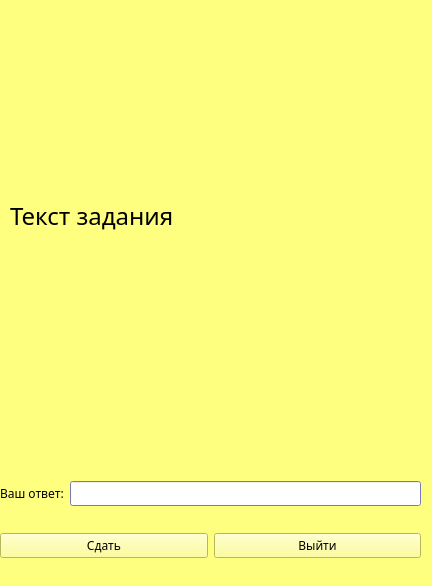
<?xml version="1.0" encoding="UTF-8"?>
<ui version="4.0">
 <class>TaskForm</class>
 <widget class="QWidget" name="TaskForm">
  <property name="geometry">
   <rect>
    <x>0</x>
    <y>0</y>
    <width>432</width>
    <height>586</height>
   </rect>
  </property>
  <property name="palette">
   <palette>
    <active>
     <colorrole role="WindowText">
      <brush brushstyle="SolidPattern">
       <color alpha="255">
        <red>0</red>
        <green>0</green>
        <blue>0</blue>
       </color>
      </brush>
     </colorrole>
     <colorrole role="Button">
      <brush brushstyle="SolidPattern">
       <color alpha="255">
        <red>255</red>
        <green>255</green>
        <blue>127</blue>
       </color>
      </brush>
     </colorrole>
     <colorrole role="Light">
      <brush brushstyle="SolidPattern">
       <color alpha="255">
        <red>255</red>
        <green>255</green>
        <blue>254</blue>
       </color>
      </brush>
     </colorrole>
     <colorrole role="Midlight">
      <brush brushstyle="SolidPattern">
       <color alpha="255">
        <red>255</red>
        <green>255</green>
        <blue>190</blue>
       </color>
      </brush>
     </colorrole>
     <colorrole role="Dark">
      <brush brushstyle="SolidPattern">
       <color alpha="255">
        <red>127</red>
        <green>127</green>
        <blue>63</blue>
       </color>
      </brush>
     </colorrole>
     <colorrole role="Mid">
      <brush brushstyle="SolidPattern">
       <color alpha="255">
        <red>170</red>
        <green>170</green>
        <blue>85</blue>
       </color>
      </brush>
     </colorrole>
     <colorrole role="Text">
      <brush brushstyle="SolidPattern">
       <color alpha="255">
        <red>0</red>
        <green>0</green>
        <blue>0</blue>
       </color>
      </brush>
     </colorrole>
     <colorrole role="BrightText">
      <brush brushstyle="SolidPattern">
       <color alpha="255">
        <red>255</red>
        <green>255</green>
        <blue>255</blue>
       </color>
      </brush>
     </colorrole>
     <colorrole role="ButtonText">
      <brush brushstyle="SolidPattern">
       <color alpha="255">
        <red>0</red>
        <green>0</green>
        <blue>0</blue>
       </color>
      </brush>
     </colorrole>
     <colorrole role="Base">
      <brush brushstyle="SolidPattern">
       <color alpha="255">
        <red>255</red>
        <green>255</green>
        <blue>255</blue>
       </color>
      </brush>
     </colorrole>
     <colorrole role="Window">
      <brush brushstyle="SolidPattern">
       <color alpha="255">
        <red>255</red>
        <green>255</green>
        <blue>127</blue>
       </color>
      </brush>
     </colorrole>
     <colorrole role="Shadow">
      <brush brushstyle="SolidPattern">
       <color alpha="255">
        <red>0</red>
        <green>0</green>
        <blue>0</blue>
       </color>
      </brush>
     </colorrole>
     <colorrole role="AlternateBase">
      <brush brushstyle="SolidPattern">
       <color alpha="255">
        <red>255</red>
        <green>255</green>
        <blue>191</blue>
       </color>
      </brush>
     </colorrole>
     <colorrole role="ToolTipBase">
      <brush brushstyle="SolidPattern">
       <color alpha="255">
        <red>255</red>
        <green>255</green>
        <blue>220</blue>
       </color>
      </brush>
     </colorrole>
     <colorrole role="ToolTipText">
      <brush brushstyle="SolidPattern">
       <color alpha="255">
        <red>0</red>
        <green>0</green>
        <blue>0</blue>
       </color>
      </brush>
     </colorrole>
     <colorrole role="PlaceholderText">
      <brush brushstyle="SolidPattern">
       <color alpha="127">
        <red>0</red>
        <green>0</green>
        <blue>0</blue>
       </color>
      </brush>
     </colorrole>
    </active>
    <inactive>
     <colorrole role="WindowText">
      <brush brushstyle="SolidPattern">
       <color alpha="255">
        <red>0</red>
        <green>0</green>
        <blue>0</blue>
       </color>
      </brush>
     </colorrole>
     <colorrole role="Button">
      <brush brushstyle="SolidPattern">
       <color alpha="255">
        <red>255</red>
        <green>255</green>
        <blue>127</blue>
       </color>
      </brush>
     </colorrole>
     <colorrole role="Light">
      <brush brushstyle="SolidPattern">
       <color alpha="255">
        <red>255</red>
        <green>255</green>
        <blue>254</blue>
       </color>
      </brush>
     </colorrole>
     <colorrole role="Midlight">
      <brush brushstyle="SolidPattern">
       <color alpha="255">
        <red>255</red>
        <green>255</green>
        <blue>190</blue>
       </color>
      </brush>
     </colorrole>
     <colorrole role="Dark">
      <brush brushstyle="SolidPattern">
       <color alpha="255">
        <red>127</red>
        <green>127</green>
        <blue>63</blue>
       </color>
      </brush>
     </colorrole>
     <colorrole role="Mid">
      <brush brushstyle="SolidPattern">
       <color alpha="255">
        <red>170</red>
        <green>170</green>
        <blue>85</blue>
       </color>
      </brush>
     </colorrole>
     <colorrole role="Text">
      <brush brushstyle="SolidPattern">
       <color alpha="255">
        <red>0</red>
        <green>0</green>
        <blue>0</blue>
       </color>
      </brush>
     </colorrole>
     <colorrole role="BrightText">
      <brush brushstyle="SolidPattern">
       <color alpha="255">
        <red>255</red>
        <green>255</green>
        <blue>255</blue>
       </color>
      </brush>
     </colorrole>
     <colorrole role="ButtonText">
      <brush brushstyle="SolidPattern">
       <color alpha="255">
        <red>0</red>
        <green>0</green>
        <blue>0</blue>
       </color>
      </brush>
     </colorrole>
     <colorrole role="Base">
      <brush brushstyle="SolidPattern">
       <color alpha="255">
        <red>255</red>
        <green>255</green>
        <blue>255</blue>
       </color>
      </brush>
     </colorrole>
     <colorrole role="Window">
      <brush brushstyle="SolidPattern">
       <color alpha="255">
        <red>255</red>
        <green>255</green>
        <blue>127</blue>
       </color>
      </brush>
     </colorrole>
     <colorrole role="Shadow">
      <brush brushstyle="SolidPattern">
       <color alpha="255">
        <red>0</red>
        <green>0</green>
        <blue>0</blue>
       </color>
      </brush>
     </colorrole>
     <colorrole role="AlternateBase">
      <brush brushstyle="SolidPattern">
       <color alpha="255">
        <red>255</red>
        <green>255</green>
        <blue>191</blue>
       </color>
      </brush>
     </colorrole>
     <colorrole role="ToolTipBase">
      <brush brushstyle="SolidPattern">
       <color alpha="255">
        <red>255</red>
        <green>255</green>
        <blue>220</blue>
       </color>
      </brush>
     </colorrole>
     <colorrole role="ToolTipText">
      <brush brushstyle="SolidPattern">
       <color alpha="255">
        <red>0</red>
        <green>0</green>
        <blue>0</blue>
       </color>
      </brush>
     </colorrole>
     <colorrole role="PlaceholderText">
      <brush brushstyle="SolidPattern">
       <color alpha="127">
        <red>0</red>
        <green>0</green>
        <blue>0</blue>
       </color>
      </brush>
     </colorrole>
    </inactive>
    <disabled>
     <colorrole role="WindowText">
      <brush brushstyle="SolidPattern">
       <color alpha="255">
        <red>127</red>
        <green>127</green>
        <blue>63</blue>
       </color>
      </brush>
     </colorrole>
     <colorrole role="Button">
      <brush brushstyle="SolidPattern">
       <color alpha="255">
        <red>255</red>
        <green>255</green>
        <blue>127</blue>
       </color>
      </brush>
     </colorrole>
     <colorrole role="Light">
      <brush brushstyle="SolidPattern">
       <color alpha="255">
        <red>255</red>
        <green>255</green>
        <blue>254</blue>
       </color>
      </brush>
     </colorrole>
     <colorrole role="Midlight">
      <brush brushstyle="SolidPattern">
       <color alpha="255">
        <red>255</red>
        <green>255</green>
        <blue>190</blue>
       </color>
      </brush>
     </colorrole>
     <colorrole role="Dark">
      <brush brushstyle="SolidPattern">
       <color alpha="255">
        <red>127</red>
        <green>127</green>
        <blue>63</blue>
       </color>
      </brush>
     </colorrole>
     <colorrole role="Mid">
      <brush brushstyle="SolidPattern">
       <color alpha="255">
        <red>170</red>
        <green>170</green>
        <blue>85</blue>
       </color>
      </brush>
     </colorrole>
     <colorrole role="Text">
      <brush brushstyle="SolidPattern">
       <color alpha="255">
        <red>127</red>
        <green>127</green>
        <blue>63</blue>
       </color>
      </brush>
     </colorrole>
     <colorrole role="BrightText">
      <brush brushstyle="SolidPattern">
       <color alpha="255">
        <red>255</red>
        <green>255</green>
        <blue>255</blue>
       </color>
      </brush>
     </colorrole>
     <colorrole role="ButtonText">
      <brush brushstyle="SolidPattern">
       <color alpha="255">
        <red>127</red>
        <green>127</green>
        <blue>63</blue>
       </color>
      </brush>
     </colorrole>
     <colorrole role="Base">
      <brush brushstyle="SolidPattern">
       <color alpha="255">
        <red>255</red>
        <green>255</green>
        <blue>127</blue>
       </color>
      </brush>
     </colorrole>
     <colorrole role="Window">
      <brush brushstyle="SolidPattern">
       <color alpha="255">
        <red>255</red>
        <green>255</green>
        <blue>127</blue>
       </color>
      </brush>
     </colorrole>
     <colorrole role="Shadow">
      <brush brushstyle="SolidPattern">
       <color alpha="255">
        <red>0</red>
        <green>0</green>
        <blue>0</blue>
       </color>
      </brush>
     </colorrole>
     <colorrole role="AlternateBase">
      <brush brushstyle="SolidPattern">
       <color alpha="255">
        <red>255</red>
        <green>255</green>
        <blue>127</blue>
       </color>
      </brush>
     </colorrole>
     <colorrole role="ToolTipBase">
      <brush brushstyle="SolidPattern">
       <color alpha="255">
        <red>255</red>
        <green>255</green>
        <blue>220</blue>
       </color>
      </brush>
     </colorrole>
     <colorrole role="ToolTipText">
      <brush brushstyle="SolidPattern">
       <color alpha="255">
        <red>0</red>
        <green>0</green>
        <blue>0</blue>
       </color>
      </brush>
     </colorrole>
     <colorrole role="PlaceholderText">
      <brush brushstyle="SolidPattern">
       <color alpha="127">
        <red>127</red>
        <green>127</green>
        <blue>63</blue>
       </color>
      </brush>
     </colorrole>
    </disabled>
   </palette>
  </property>
  <property name="font">
   <font>
    <family>Agency FB</family>
   </font>
  </property>
  <property name="windowTitle">
   <string>Form</string>
  </property>
  <widget class="QLabel" name="taskText">
   <property name="geometry">
    <rect>
     <x>10</x>
     <y>10</y>
     <width>561</width>
     <height>411</height>
    </rect>
   </property>
   <property name="font">
    <font>
     <family>Academy Engraved LET</family>
     <pointsize>18</pointsize>
    </font>
   </property>
   <property name="text">
    <string>Текст задания</string>
   </property>
  </widget>
  <widget class="QLabel" name="statusLabel">
   <property name="geometry">
    <rect>
     <x>0</x>
     <y>430</y>
     <width>261</width>
     <height>20</height>
    </rect>
   </property>
   <property name="text">
    <string/>
   </property>
  </widget>
  <widget class="QWidget" name="layoutWidget">
   <property name="geometry">
    <rect>
     <x>0</x>
     <y>460</y>
     <width>421</width>
     <height>121</height>
    </rect>
   </property>
   <layout class="QVBoxLayout" name="verticalLayout">
    <item>
     <layout class="QHBoxLayout" name="horizontalLayout">
      <item>
       <widget class="QLabel" name="YourAnswerlabel">
        <property name="text">
         <string>Ваш ответ:</string>
        </property>
       </widget>
      </item>
      <item>
       <widget class="QLineEdit" name="AnswerLineEdit">
        <property name="palette">
         <palette>
          <active>
           <colorrole role="WindowText">
            <brush brushstyle="SolidPattern">
             <color alpha="255">
              <red>0</red>
              <green>0</green>
              <blue>0</blue>
             </color>
            </brush>
           </colorrole>
           <colorrole role="Button">
            <brush brushstyle="SolidPattern">
             <color alpha="255">
              <red>170</red>
              <green>170</green>
              <blue>255</blue>
             </color>
            </brush>
           </colorrole>
           <colorrole role="Light">
            <brush brushstyle="SolidPattern">
             <color alpha="255">
              <red>255</red>
              <green>255</green>
              <blue>255</blue>
             </color>
            </brush>
           </colorrole>
           <colorrole role="Midlight">
            <brush brushstyle="SolidPattern">
             <color alpha="255">
              <red>212</red>
              <green>212</green>
              <blue>255</blue>
             </color>
            </brush>
           </colorrole>
           <colorrole role="Dark">
            <brush brushstyle="SolidPattern">
             <color alpha="255">
              <red>85</red>
              <green>85</green>
              <blue>127</blue>
             </color>
            </brush>
           </colorrole>
           <colorrole role="Mid">
            <brush brushstyle="SolidPattern">
             <color alpha="255">
              <red>113</red>
              <green>113</green>
              <blue>170</blue>
             </color>
            </brush>
           </colorrole>
           <colorrole role="Text">
            <brush brushstyle="SolidPattern">
             <color alpha="255">
              <red>0</red>
              <green>0</green>
              <blue>0</blue>
             </color>
            </brush>
           </colorrole>
           <colorrole role="BrightText">
            <brush brushstyle="SolidPattern">
             <color alpha="255">
              <red>255</red>
              <green>255</green>
              <blue>255</blue>
             </color>
            </brush>
           </colorrole>
           <colorrole role="ButtonText">
            <brush brushstyle="SolidPattern">
             <color alpha="255">
              <red>0</red>
              <green>0</green>
              <blue>0</blue>
             </color>
            </brush>
           </colorrole>
           <colorrole role="Base">
            <brush brushstyle="SolidPattern">
             <color alpha="255">
              <red>255</red>
              <green>255</green>
              <blue>255</blue>
             </color>
            </brush>
           </colorrole>
           <colorrole role="Window">
            <brush brushstyle="SolidPattern">
             <color alpha="255">
              <red>170</red>
              <green>170</green>
              <blue>255</blue>
             </color>
            </brush>
           </colorrole>
           <colorrole role="Shadow">
            <brush brushstyle="SolidPattern">
             <color alpha="255">
              <red>0</red>
              <green>0</green>
              <blue>0</blue>
             </color>
            </brush>
           </colorrole>
           <colorrole role="AlternateBase">
            <brush brushstyle="SolidPattern">
             <color alpha="255">
              <red>212</red>
              <green>212</green>
              <blue>255</blue>
             </color>
            </brush>
           </colorrole>
           <colorrole role="ToolTipBase">
            <brush brushstyle="SolidPattern">
             <color alpha="255">
              <red>255</red>
              <green>255</green>
              <blue>220</blue>
             </color>
            </brush>
           </colorrole>
           <colorrole role="ToolTipText">
            <brush brushstyle="SolidPattern">
             <color alpha="255">
              <red>0</red>
              <green>0</green>
              <blue>0</blue>
             </color>
            </brush>
           </colorrole>
           <colorrole role="PlaceholderText">
            <brush brushstyle="SolidPattern">
             <color alpha="127">
              <red>0</red>
              <green>0</green>
              <blue>0</blue>
             </color>
            </brush>
           </colorrole>
          </active>
          <inactive>
           <colorrole role="WindowText">
            <brush brushstyle="SolidPattern">
             <color alpha="255">
              <red>0</red>
              <green>0</green>
              <blue>0</blue>
             </color>
            </brush>
           </colorrole>
           <colorrole role="Button">
            <brush brushstyle="SolidPattern">
             <color alpha="255">
              <red>170</red>
              <green>170</green>
              <blue>255</blue>
             </color>
            </brush>
           </colorrole>
           <colorrole role="Light">
            <brush brushstyle="SolidPattern">
             <color alpha="255">
              <red>255</red>
              <green>255</green>
              <blue>255</blue>
             </color>
            </brush>
           </colorrole>
           <colorrole role="Midlight">
            <brush brushstyle="SolidPattern">
             <color alpha="255">
              <red>212</red>
              <green>212</green>
              <blue>255</blue>
             </color>
            </brush>
           </colorrole>
           <colorrole role="Dark">
            <brush brushstyle="SolidPattern">
             <color alpha="255">
              <red>85</red>
              <green>85</green>
              <blue>127</blue>
             </color>
            </brush>
           </colorrole>
           <colorrole role="Mid">
            <brush brushstyle="SolidPattern">
             <color alpha="255">
              <red>113</red>
              <green>113</green>
              <blue>170</blue>
             </color>
            </brush>
           </colorrole>
           <colorrole role="Text">
            <brush brushstyle="SolidPattern">
             <color alpha="255">
              <red>0</red>
              <green>0</green>
              <blue>0</blue>
             </color>
            </brush>
           </colorrole>
           <colorrole role="BrightText">
            <brush brushstyle="SolidPattern">
             <color alpha="255">
              <red>255</red>
              <green>255</green>
              <blue>255</blue>
             </color>
            </brush>
           </colorrole>
           <colorrole role="ButtonText">
            <brush brushstyle="SolidPattern">
             <color alpha="255">
              <red>0</red>
              <green>0</green>
              <blue>0</blue>
             </color>
            </brush>
           </colorrole>
           <colorrole role="Base">
            <brush brushstyle="SolidPattern">
             <color alpha="255">
              <red>255</red>
              <green>255</green>
              <blue>255</blue>
             </color>
            </brush>
           </colorrole>
           <colorrole role="Window">
            <brush brushstyle="SolidPattern">
             <color alpha="255">
              <red>170</red>
              <green>170</green>
              <blue>255</blue>
             </color>
            </brush>
           </colorrole>
           <colorrole role="Shadow">
            <brush brushstyle="SolidPattern">
             <color alpha="255">
              <red>0</red>
              <green>0</green>
              <blue>0</blue>
             </color>
            </brush>
           </colorrole>
           <colorrole role="AlternateBase">
            <brush brushstyle="SolidPattern">
             <color alpha="255">
              <red>212</red>
              <green>212</green>
              <blue>255</blue>
             </color>
            </brush>
           </colorrole>
           <colorrole role="ToolTipBase">
            <brush brushstyle="SolidPattern">
             <color alpha="255">
              <red>255</red>
              <green>255</green>
              <blue>220</blue>
             </color>
            </brush>
           </colorrole>
           <colorrole role="ToolTipText">
            <brush brushstyle="SolidPattern">
             <color alpha="255">
              <red>0</red>
              <green>0</green>
              <blue>0</blue>
             </color>
            </brush>
           </colorrole>
           <colorrole role="PlaceholderText">
            <brush brushstyle="SolidPattern">
             <color alpha="127">
              <red>0</red>
              <green>0</green>
              <blue>0</blue>
             </color>
            </brush>
           </colorrole>
          </inactive>
          <disabled>
           <colorrole role="WindowText">
            <brush brushstyle="SolidPattern">
             <color alpha="255">
              <red>85</red>
              <green>85</green>
              <blue>127</blue>
             </color>
            </brush>
           </colorrole>
           <colorrole role="Button">
            <brush brushstyle="SolidPattern">
             <color alpha="255">
              <red>170</red>
              <green>170</green>
              <blue>255</blue>
             </color>
            </brush>
           </colorrole>
           <colorrole role="Light">
            <brush brushstyle="SolidPattern">
             <color alpha="255">
              <red>255</red>
              <green>255</green>
              <blue>255</blue>
             </color>
            </brush>
           </colorrole>
           <colorrole role="Midlight">
            <brush brushstyle="SolidPattern">
             <color alpha="255">
              <red>212</red>
              <green>212</green>
              <blue>255</blue>
             </color>
            </brush>
           </colorrole>
           <colorrole role="Dark">
            <brush brushstyle="SolidPattern">
             <color alpha="255">
              <red>85</red>
              <green>85</green>
              <blue>127</blue>
             </color>
            </brush>
           </colorrole>
           <colorrole role="Mid">
            <brush brushstyle="SolidPattern">
             <color alpha="255">
              <red>113</red>
              <green>113</green>
              <blue>170</blue>
             </color>
            </brush>
           </colorrole>
           <colorrole role="Text">
            <brush brushstyle="SolidPattern">
             <color alpha="255">
              <red>85</red>
              <green>85</green>
              <blue>127</blue>
             </color>
            </brush>
           </colorrole>
           <colorrole role="BrightText">
            <brush brushstyle="SolidPattern">
             <color alpha="255">
              <red>255</red>
              <green>255</green>
              <blue>255</blue>
             </color>
            </brush>
           </colorrole>
           <colorrole role="ButtonText">
            <brush brushstyle="SolidPattern">
             <color alpha="255">
              <red>85</red>
              <green>85</green>
              <blue>127</blue>
             </color>
            </brush>
           </colorrole>
           <colorrole role="Base">
            <brush brushstyle="SolidPattern">
             <color alpha="255">
              <red>170</red>
              <green>170</green>
              <blue>255</blue>
             </color>
            </brush>
           </colorrole>
           <colorrole role="Window">
            <brush brushstyle="SolidPattern">
             <color alpha="255">
              <red>170</red>
              <green>170</green>
              <blue>255</blue>
             </color>
            </brush>
           </colorrole>
           <colorrole role="Shadow">
            <brush brushstyle="SolidPattern">
             <color alpha="255">
              <red>0</red>
              <green>0</green>
              <blue>0</blue>
             </color>
            </brush>
           </colorrole>
           <colorrole role="AlternateBase">
            <brush brushstyle="SolidPattern">
             <color alpha="255">
              <red>170</red>
              <green>170</green>
              <blue>255</blue>
             </color>
            </brush>
           </colorrole>
           <colorrole role="ToolTipBase">
            <brush brushstyle="SolidPattern">
             <color alpha="255">
              <red>255</red>
              <green>255</green>
              <blue>220</blue>
             </color>
            </brush>
           </colorrole>
           <colorrole role="ToolTipText">
            <brush brushstyle="SolidPattern">
             <color alpha="255">
              <red>0</red>
              <green>0</green>
              <blue>0</blue>
             </color>
            </brush>
           </colorrole>
           <colorrole role="PlaceholderText">
            <brush brushstyle="SolidPattern">
             <color alpha="127">
              <red>85</red>
              <green>85</green>
              <blue>127</blue>
             </color>
            </brush>
           </colorrole>
          </disabled>
         </palette>
        </property>
       </widget>
      </item>
     </layout>
    </item>
    <item>
     <layout class="QHBoxLayout" name="horizontalLayout_2">
      <item>
       <widget class="QPushButton" name="TryButton">
        <property name="text">
         <string>Сдать</string>
        </property>
       </widget>
      </item>
      <item>
       <widget class="QPushButton" name="LoseButton">
        <property name="text">
         <string>Выйти</string>
        </property>
       </widget>
      </item>
     </layout>
    </item>
   </layout>
  </widget>
 </widget>
 <resources/>
 <connections/>
</ui>
